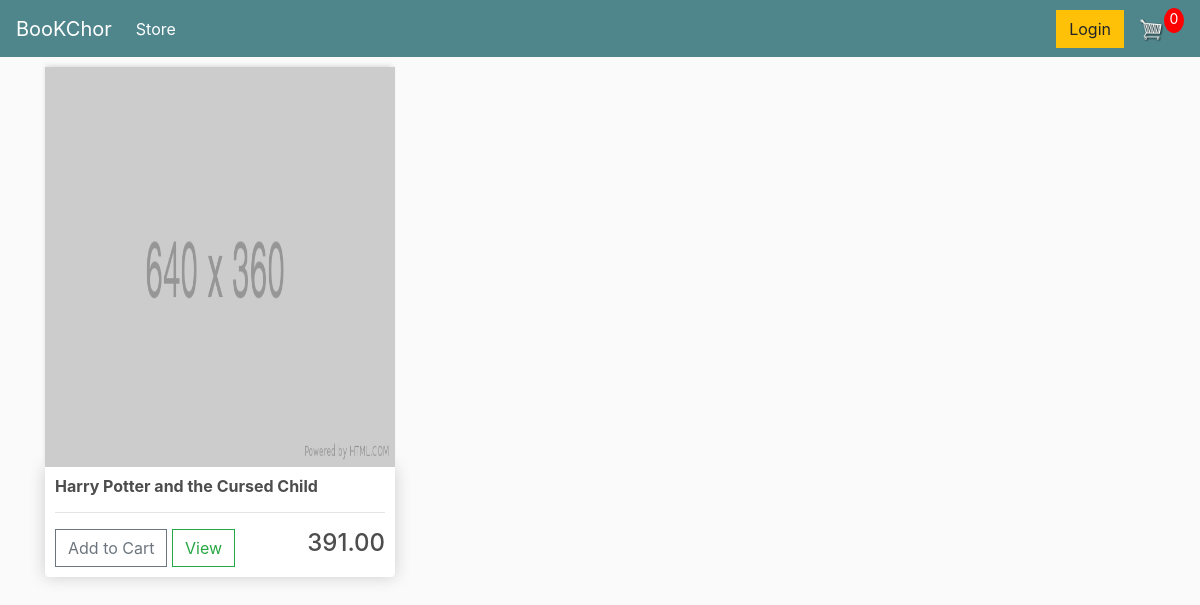
Before: / with the older database file.
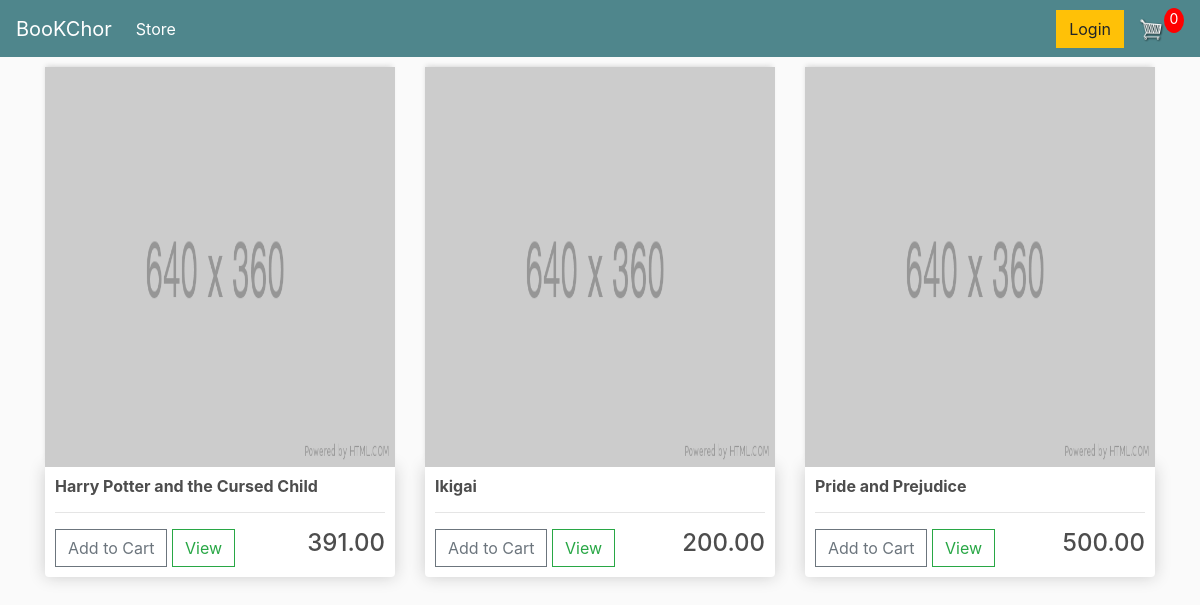
After: the same page with the newer database file.
### store/models.py (models this page shows, shortened)
class Product(models.Model):
    name = models.CharField(max_length=200, null=True)
    price = models.FloatField()
    digital = models.BooleanField(default=False, null=True, blank=False)

### store/views.py (the view)
# urls.py: path('', include('store.urls'))
def store(request):
    products= Product.objects.all()
    context = {'products':products}
    return render(request, 'store/store.html', context)

### store/templates/store/store.html
{% extends 'store/main.html' %}
{% load static %}
{% block content %}
     <div class="row">
     {% for product in products %}
          <div class="col-lg-4">
               <img class="thumbnail" src="../../../static/images/placeholder.png" height="360" width="640"/>
               <div class="box-element product">
                    <h6><strong>{{product.name}}</strong></h6>
                    <hr>
                    <button class="btn btn-outline-secondary add-btn">Add to Cart</button>
                    <a class="btn btn-outline-success" href="#">View</a>
                    <h4 style="display: inline-block; float: right">{{  product.price|floatformat:2 }}</h4>
               </div>
          </div>
     {% endfor %}
     </div>
{% endblock content %}

### store/templates/store/main.html (shortened to what this page needs)
<!DOCTYPE html>
{% load static %}
<html>
<head>
	<link rel="stylesheet" href="https://stackpath.bootstrapcdn.com/bootstrap/4.4.1/css/bootstrap.min.css">
	<link rel="stylesheet" type="text/css" href="{% static 'css/main.css' %}">
</head>
<body>
	 <nav class="navbar navbar-expand-lg navbar-dark bg-dark">
	  <a class="navbar-brand" href="{% url 'store' %}">BooKChor</a>
	  <div class="collapse navbar-collapse" id="navbarSupportedContent">
		<ul class="navbar-nav mr-auto">
		  <li class="nav-item active">
			<a class="nav-link" href="{% url 'store' %}">Store <span class="sr-only">(current)</span></a>
		  </li>
		</ul>
		  <div class="form-inline my-2 my-lg-0">
        		<a href="#"class="btn btn-warning">Login</a>
			  	<a href="{% url 'cart' %}">
          		<img  id="cart-icon" src="{% static 'images/cart.png' %}">
       			 </a>
       <p id="cart-total">0</p>
    </div>
	  </div>
	</nav>
	<div class="container">
		{% block content %}
		{% endblock content %}
	</div>
</body>
</html>

### static/css/main.css (style rules this page uses)
body { background-color: hsl(0, 0%, 98%); }
h1,h2,h3,h4,h5,h6 { color:hsl(0, 0%, 30%); }
.box-element { box-shadow:hsl(0, 0%, 80%) 0 0 16px; background-color: #fff; border-radius: 4px; padding: 10px; }
.thumbnail { width: 100%; height: 400px; -webkit-box-shadow: -1px -3px 5px -2px rgba(214,214,214,1); -moz-box-shadow: -1px -3px 5px -2px rgba(214,214,214,1); box-shadow: -1px -3px 5px -2px rgba(214,214,214,1); }
.product { border-radius: 0 0 4px 4px; }
.bg-dark { background-color: #4f868c!important; }
#cart-icon { width:25px; display: inline-block; margin-left: 15px; }
#cart-total { display: block; text-align: center; color:#fff; background-color: red; width: 20px; height: 25px; border-radius: 50%; font-size: 14px; }
.col-lg-4, .col-lg-6, .col-lg-8, .col-lg-12 { margin-top: 10px; }
.btn { border-radius: 0; }

Changed rows visible on the page:
added Product: name "Ikigai", price "200.00"
added Product: name "Pride and Prejudice", price "500.00"
